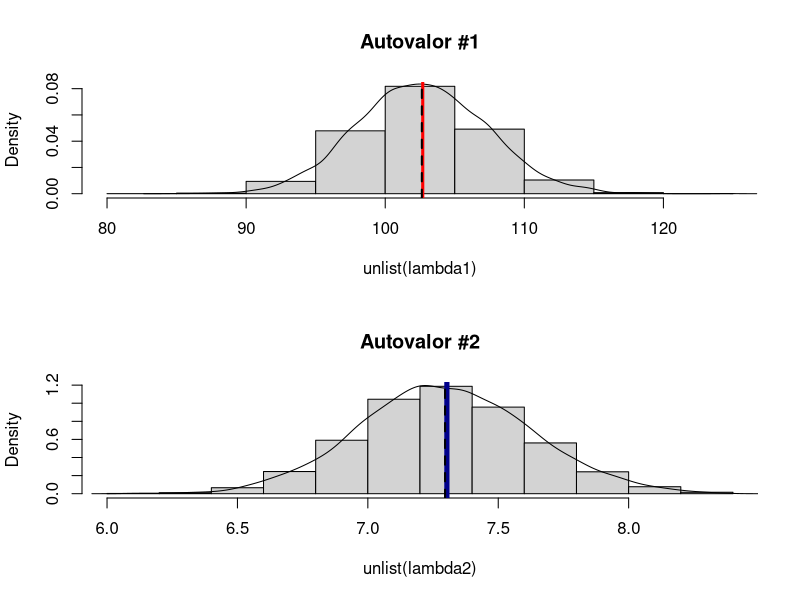

Write R code to recreate this figure.
library(MASS)
NRep <- 5000
n <- 1000
mu <- c(0,0)
Sigma <- matrix(c(10,0,0,100), ncol = 2, byrow = T)
Sigma <- matrix(c(10,5*sqrt(10),5*sqrt(10),100), ncol = 2, byrow = T)
true_lambdas <- eigen(Sigma)$values
samples <- lapply(1:NRep, function(i) mvrnorm(n = n, mu, Sigma, tol = 1e-06, empirical = FALSE))
lambdas <- lapply(samples, function(i) eigen(cov(i), symmetric = T)$values)
lambda1 <- lapply(lambdas, function(i) i[1])
lambda2 <- lapply(lambdas, function(i) i[2])

par(mfrow = c(2,1))
hist(unlist(lambda1), main = paste("Autovalor #1"), probability = T)
lines(density(unlist(lambda1)))
abline(v = true_lambdas[1], col = "red", lwd = 3, lty = 1)
abline(v = mean(unlist(lambda1)), col = "black", lwd = 2, lty = 2)

hist(unlist(lambda2), main = "Autovalor #2", probability = T)
lines(density(unlist(lambda2)))
abline(v = true_lambdas[2], col = "darkblue", lwd = 5, lty = 1)
abline(v = mean(unlist(lambda2)), col = "black", lwd = 2, lty = 2)



################################################################
